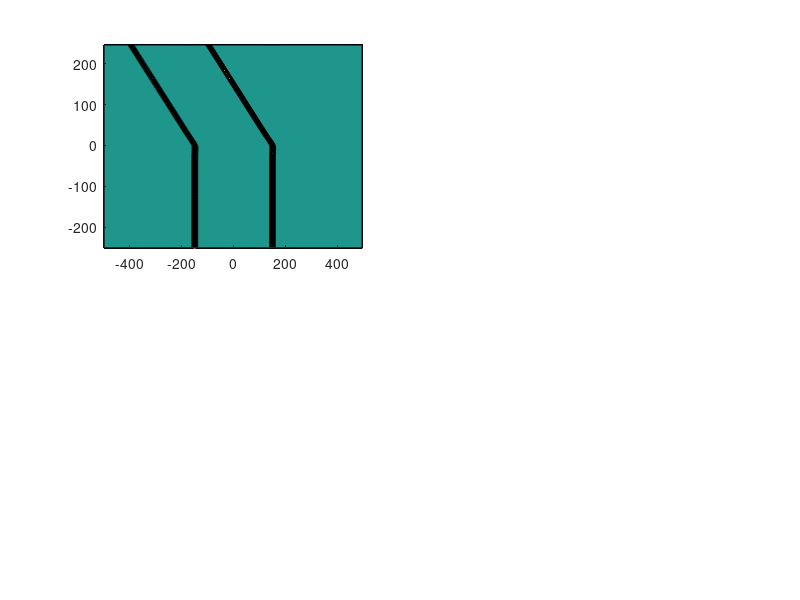

Reproduce this figure in MATLAB. (Note: this script raises an error after producing the figure.)
%% Driver file for KP2 numerical solver
%% Domain, ICs, etc go here
save_on  = 1;  % Set to nonzero if you want to run the solver, set
               % to 0 if you want to plot
rmdir_on = 0;  % Set to nonzero if you want to delete and remake the chosen directory
               % Useful for debugging
gpu_on   = 1;  % set to nonzero to use GPU, otherwise CPU
periodic = 1;  % set to nonzero to run periodic solver (no BCs need)
               % set to 0 to run solver with time-dependent BCs                
plot_on  = 1;  % Set to 1 if you want to plot just before and just
               % after (possibly) calling the solver          
check_IC = 1;  % Set to nonzero to plot the ICs and BCs without running the solver

dd = struct();
sads = [1 4 4  4  1];
qads = [1 1 0 -1 -1];
for ii = 1:5
    %% Numerical Parameters
    tmax   = 150;      % Solver will run from t=0 to t = tmax
    numout = tmax+1; % numout times will be saved (including ICs)
    Lx     = 500;     % Solver will run on x \in [-Lx,Lx]
    Ly     = Lx/2;     % Solver will run on y \in [-Ly,Ly]
    Nexp   = 8;
    Nx     = 2^Nexp;    % Number of Fourier modes in x-direction
    Ny     = 2^(Nexp-1);    % Number of Fourier modes in y-direction

    t      = linspace(0,tmax,numout);
   Nt      = 3;
   dt      = 10^(-Nt);
    %% Initial Condition and large-y approximation in time
%         ic_type = ['KP2_validation_Nexp_',num2str(Nexp),'_dt_',num2str(Nt),'_twosoli'];
        %% One-soliton, corrected for nonzero integral in x
        sau = 1; sad = sads(ii);
        qau = 0; qad = qads(ii);
            x0 = 150; y0 = 0; x0odd = -150;
            tanw = 1/10;
%% Define Soliton parameters and derivatives in x and y
    soli.tw    = tanw;
    soli.a     = @(x,y,t) (sad-sau)/2*tanh(tanw*(y-0)) + (sad+sau)/2;%qa(x,y,t);% qa   .* ones(size(x));
    soli.ax    = @(x,y,t) zeros(size(x));
    soli.ay    = @(x,y,t) (sad-sau)/2*tanw*sech(tanw*(y-0)).^2;
    soli.q     = @(x,y,t) (qad-qau)/2*tanh(tanw*(y-0)) + (qad+qau)/2;%qa(x,y,t);% qa   .* ones(size(x));
    soli.qx    = @(x,y,t) zeros(size(x));
    soli.qy    = @(x,y,t) (qad-qau)/2*tanw*sech(tanw*(y-0)).^2;
    soli.x0    = x0;
    soli.y0    = y0;
    soli.G = 0;
%% Define Soliton function, derivatives
    soli.u  = @(theta,x,y,t,a,g) g + a(x,y,t).*(sech(sqrt(a(x,y,t)/12).*theta)).^2; % CORRECT
    soli.dx = @(theta,dxtheta,x,y,t,a,ax) sech(sqrt(a(x,y,t)/12).*theta).^2.*...
               (ax(x,y,t) + sqrt(a(x,y,t)/12).*tanh(sqrt(a(x,y,t)/12).*theta).*...
                    dxtheta);
    soli.dy = @(theta,dytheta,x,y,t,a,q,ay) sech(sqrt(a(x,y,t)/12).*theta).^2.*...
               (ay(x,y,t) + sqrt(a(x,y,t)/12).*tanh(sqrt(a(x,y,t)/12).*theta).*...
                    dytheta);
% Theta and derivatives
    soli.th = @(x,y,t,a,q,g) (x + q(x,y,t).*y - (a(x,y,t)/3+q(x,y,t).^2+g) * t); % FIXED
    soli.thx = @(x,y,t,a,ax,q,qx,g) ((g*t-x-y.*q(x,y,t)+t*q(x,y,t).^2).*ax(x,y,t)+...
                        a(x,y,t).*(-2+t*ax(x,y,t)-2*(y-2*t*q(x,y,t)).*qx(x,y,t)));
    soli.thy = @(x,y,t,a,ay,q,qy,g) ((g*t-x-y.*q(x,y,t)+t*q(x,y,t).^2).*ay(x,y,t)+...
                        a(x,y,t).*(t.*ay(x,y,t)-2*y.*qy(x,y,t)+...
                        q(x,y,t).*(-2+ 4*t.*qy(x,y,t))));
  
% Asymptotic soliton approximation
    soli.ua  = @(x,y,t)  soli.u(soli.th(x-soli.x0,y-soli.y0,t,soli.a,soli.q,soli.G),...
                                x-soli.x0,y-soli.y0,t,soli.a,soli.G);
    soli.uax  = @(x,y,t) soli.dx(soli.th(x-soli.x0,y-soli.y0,t,soli.a,soli.q,soli.G),...
                            soli.thx(x-soli.x0,y-soli.y0,t,soli.a,soli.ax,soli.q,soli.qx,soli.G),...
                             x-soli.x0,y-soli.y0,t,soli.a,soli.ax);
    soli.uay  = @(x,y,t) soli.dy(soli.th(x-soli.x0,y-soli.y0,t,soli.a,soli.q,soli.G),...
                                 soli.thy(x-soli.x0,y-soli.y0,t,soli.a,soli.ay,soli.q,soli.qy,soli.G),...
                                  x-soli.x0,y-soli.y0,t,soli.a,soli.q,soli.ay);
%% Initial condition, with odd reflection
	soli.x0odd = x0odd;
	soli.u0 = @(x,y)    soli.ua(x,y,0) - soli.ua(x+soli.x0-soli.x0odd,y,0);

    ic_type = ['_solikink_',...
                    '_au_',num2str(sau),'_qu_',num2str(qau),...
                    '_ad_',num2str(sad),'_qd_',num2str(qad),...
                    '_x0_',num2str(x0 ),'_y0_',num2str(y0)];

    %% Generate directory, save parameters
	q = strsplit(pwd,filesep);
    %% use CPU or GPU code, depending
    cpath = [strjoin(q(1:end-1),filesep),filesep,'solver'];
    gpath = [strjoin(q(1:end-1),filesep),filesep,'solver_GPU'];
    pathCell = regexp(path, pathsep, 'split');
    
    if gpu_on
        addpath(gpath)
        if any(strcmpi(cpath, regexp(path, pathsep, 'split')))
            rmpath(cpath)
        end
    else
        addpath(cpath)
        if any(strcmpi(gpath, regexp(path, pathsep, 'split')))
            rmpath(gpath)
        end
    end
    if strcmp(computer,'MACI64')
        maindir = '/Volumes/Data Storage/Numerics/KP';
        if ~exist(maindir,'dir')
            q = strsplit(pwd,filesep);
            maindir = strjoin(q(1:end-1),filesep);
        end
    elseif strcmp(computer,'PCWIN64')
        maindir = 'H:';
    else
        q = strsplit(pwd,filesep);
        maindir = strjoin(q(1:end-1),filesep);
    end
        slant = filesep;

    %% Create directory run will be saved to
    data_dir = [maindir,slant,'Numerics',slant,'KP',slant,...
                '_tmax_',   num2str(round(tmax)),...
                '_Lx_',     num2str(Lx),...
                '_Nx_',     num2str(Nx),...
                '_Ly_',     num2str(Ly),...
                '_Ny_',     num2str(Ny),...
                '_bndry_condns_periodic',...
                '_init_condns_',ic_type,...
                slant];
    % Create the data directory if necessary
    if ~exist(data_dir,'dir')
        mkdir(data_dir);
    else
        disp(['Warning, directory ',data_dir]);
        if rmdir_on == 1
            disp('already exists, rewriting entire folder');
            rmdir(data_dir,'s')
            mkdir(data_dir);
        else
            disp('already exists, possibly overwriting data');
        end
    end
%     dd.(['qm',num2str(find(qrs==ql))]) = data_dir;
    savefile = sprintf('%sparameters.mat',data_dir);

    %% If chosen, run the solver using the parameters and conditions above
    if save_on
        if plot_on
            % Load initial data
              xplot  = (2*Lx/Nx)*[-Nx/2:Nx/2-1];
              yplot  = (2*Ly/Ny)*[-Ny/2:Ny/2-1];
              [XPLOT,YPLOT] = meshgrid(xplot,yplot);
              tplot  = linspace(0,tmax,floor(tmax*10));
              u_init = soli.u0(XPLOT,YPLOT);

            % Plot initial conditions and boundary conditions
            fontsize = 12;
            figure(1); clf;
            subplot(2,2,1)
                contourf(XPLOT,YPLOT,u_init,100,'edgecolor','none'); xlabel('x'); ylabel('y'); 
                title('Initial Conditions');
            subplot(2,2,2)
                contourf(XPLOT,YPLOT,soli.ua(XPLOT,YPLOT,0),100,'edgecolor','none'); xlabel('x'); ylabel('y'); 
                title('Asymptotic u');
            subplot(2,2,3)
                contourf(XPLOT,YPLOT,soli.uax(XPLOT,YPLOT,0),100,'edgecolor','none'); xlabel('x'); ylabel('y'); 
                title('Asymptotic u, x-deriv');
            subplot(2,2,4)
                contourf(XPLOT,YPLOT,soli.uay(XPLOT,YPLOT,0),100,'edgecolor','none'); xlabel('x'); ylabel('y'); 
                title('Asymptotic u, y-deriv');
            set(gca,'fontsize',fontsize,'fontname','times');
            pause(0.25);
            if check_IC
    %             colorbar;
    %             legend(ic_type);
                drawnow;  pause(0.5);
                continue;
            end
        end

        % Save parameters
            save(savefile,'t','Nx','Lx',...
                              'Ny','Ly',...
                              'soli','Nt',...
                              'periodic');
        % Run timestepper
            KP_solver_periodic( t, Lx, Nx, Nt,...
                                   Ly, Ny,...
                                   soli,...
                                   data_dir );     
    else
        load(savefile);
    end


    if plot_on
        try
            plot_data_fun_2D(data_dir);
            figure(4);
            print('sim','-dpng');
            send_mail_message('mdmaide2','Matlab',['Simulation ',data_dir,'done'],'sim.png')
        end
    else
        try
            send_mail_message('mdmaide2','Matlab',['Simulation ',data_dir,'done'])
        end
    end
end
